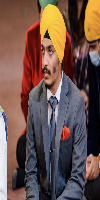
#> input picture newimagers.png, 100 x 200 px
$ python '#image_resizer2.py'
#> lines starting #> are read from the running program, lines starting #| are printed output that depends on the picture
#image_resizer2

import cv2

# Ask user for source image, destination and dimensions
source = input("Enter the path of the source image: ")
#> the answer given: newimagers.png
destination = input("Enter the path of the destination image: ")
#> the answer given: robinsy.jpeg
new_width = int(input("Enter new width for the image: "))
#> the answer given: 100
new_height = int(input("Enter new height for the image: "))
#> the answer given: 100

# read the image
src = cv2.imread(source, cv2.IMREAD_UNCHANGED)
#> src is the input picture: shape (200, 100, 3); mean B, G, R 74.4, 82.4, 108

# resize the image
output = cv2.resize(src, (new_width, new_height))
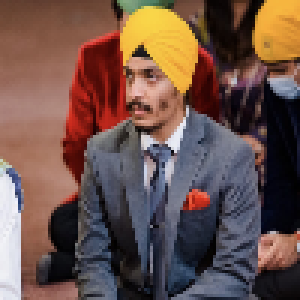
#> output: shape (100, 100, 3) (shown 3 times larger); mean B, G, R 74.6, 82.6, 108.3

cv2.imwrite(destination, output)
